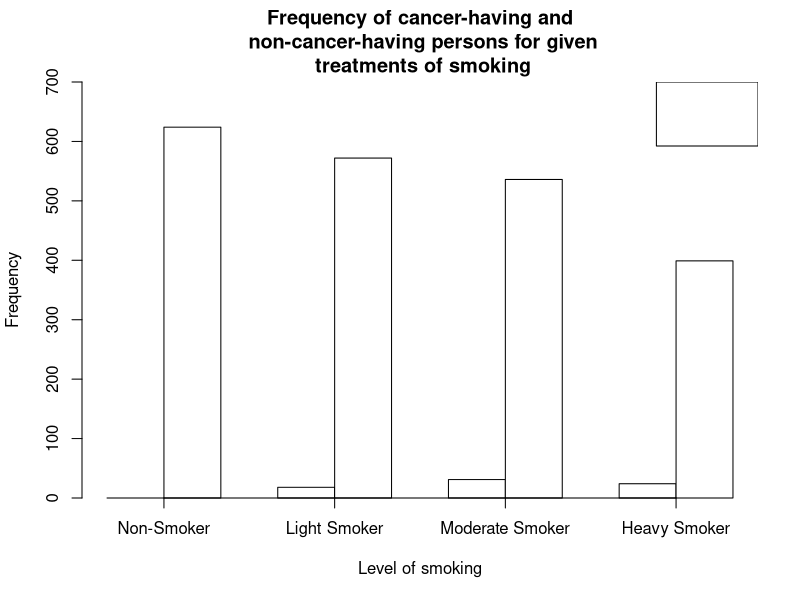

Here is the R script that generated this plot: (Note: this script raises an error after producing the figure.)
library(MASS)

setwd("~/Documents/Repositories/islander-data/stats")

#test_data <- read.csv("collated.csv")
#View(test_data)

cancer_data <- matrix(c(0, 624, 18, 572, 31, 536, 24, 399), ncol = 4)
colnames(cancer_data) <- c("Non-Smoker", "Light Smoker", "Moderate Smoker", "Heavy Smoker")
rownames(cancer_data) <- c("Cancer", "No Cancer")
cancer_data <- as.table(cancer_data)
print(cancer_data)

colours.names = c("orange", "pink")
names = c("Non-Smoker", "Light Smoker", "Moderate Smoker", "Heavy Smoker")

png(filename="bars.png", width=700, height=700)
barplot(cancer_data, beside=T, axis.lty="solid", ylim=c(0, 700), names=names, col=colours, xlab="Level of smoking", ylab="Frequency", main="Frequency of cancer-having and\n non-cancer-having persons for given\n treatments of smoking")
legend("topright", rownames(cancer_data), cex=0.8, fill=colours, title="Cancer")
dev.off()

print(chisq.test(cancer_data))